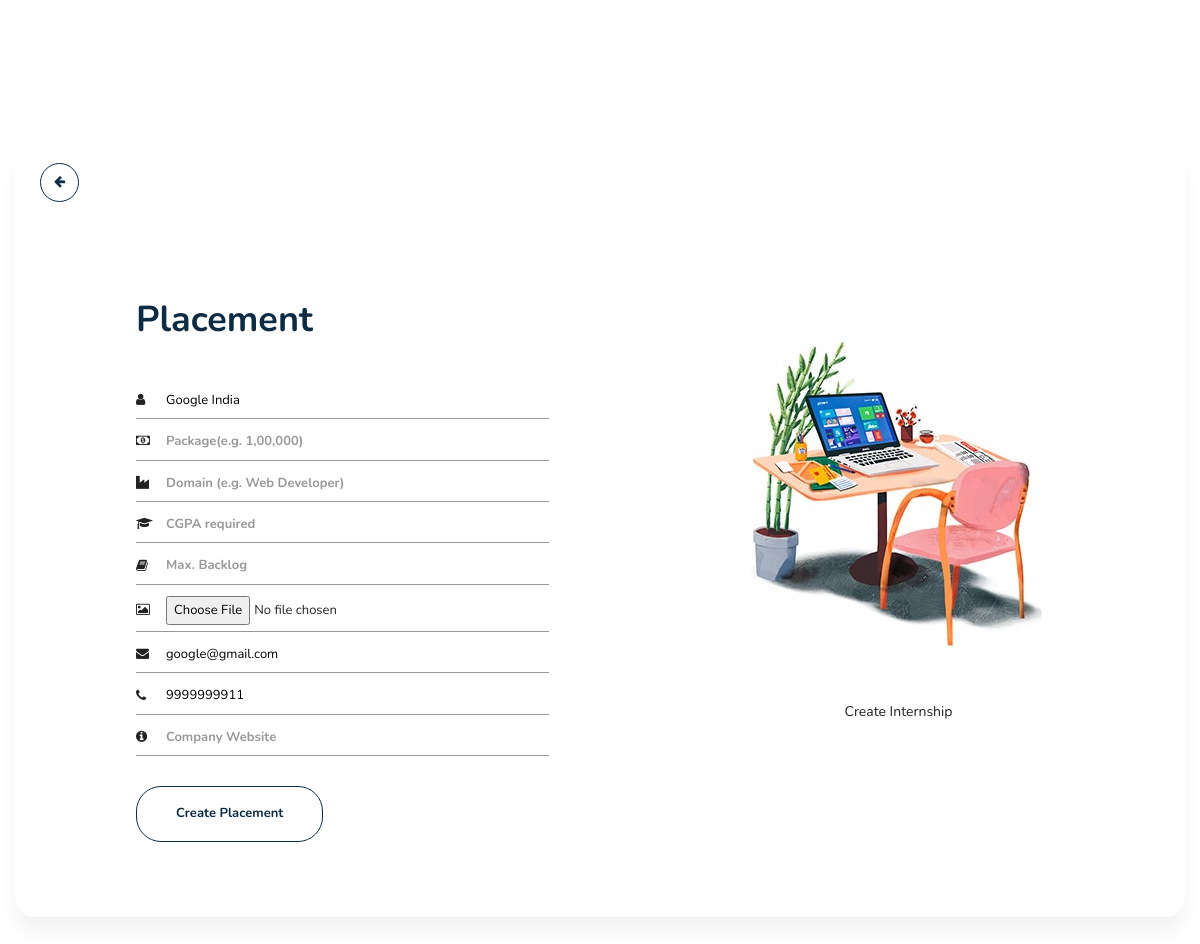
The app's page /dashboard/createPlacement (signed in) with its own data.
### accounts/models.py (models this page shows, shortened)
class companyUser(models.Model):
    companyname = models.CharField(max_length=255, default='')
    comImage = models.ImageField(
        upload_to='Images/', default='Images/user_profile1.png', null=True)
    address = models.CharField(max_length=255, default='')
    contact = models.CharField(max_length=13, default='')
    user = models.OneToOneField(User, on_delete=models.CASCADE, default='')
    companyemail = models.EmailField()
    username = models.CharField(max_length=255, default='')

### dashboard/views.py (the view, shortened to what this page needs)
# urls.py: path('createPlacement', views.createPlacement),
@login_required(login_url="/comsignin")
def createPlacement(request):
    com_name = companyUser.objects.only('companyname').get(
        username=request.user.username).companyname
    com_email = companyUser.objects.only('companyemail').get(
        username=request.user.username).companyemail
    com_phone = companyUser.objects.only('contact').get(
        username=request.user.username).contact
    return render(request, "createPlacement.html", {'com_name': com_name, 'com_email': com_email, 'com_phone': com_phone})

### templates/html/createPlacement.html (shortened to what this page needs)
{% load static %}
<!DOCTYPE html>
<html lang="en">
  <head>
    <link
      rel="stylesheet"
      href="https://maxcdn.bootstrapcdn.com/font-awesome/4.7.0/css/font-awesome.min.css"
    />
    <link
      href="https://cdn.jsdelivr.net/npm/bootstrap@5.1.0/dist/css/bootstrap.min.css"
      rel="stylesheet"
      />
      <link rel="stylesheet" href="{% static 'css/signin.css' %}" />
  </head>
  <body style="background: url(../static/images/body_bg.png);">
    <div class="main">
      <section class="signup">
        <div class="container">
          <a href="/dashboard/comdashboard" class="back-btn"><button type="button" class="button-back"><i class="fa fa-arrow-left" aria-hidden="true"></i></button></a>
          <div class="signup-content">
            <div class="signup-form">
              <h2 class="form-title" style="color: #0d2c44">Placement</h2>
              <form
                method="POST"
                class="register-form"
                id="register-form"
                action="/dashboard/createPlacement"
                enctype="multipart/form-data"
              >
              <div class="form-group">
                <label for="company_name"
                  ><i
                    class="zmdi zmdi-account fa fa-user"
                    area-hidden="true"
                  ></i
                ></label>
                <input
                  type="text"
                  name="company_name"
                  id="company_name"
                  value="{{ com_name }}"
                  readonly
                  required
                />
              </div>
              <div class="form-group">
                <label for="package"
                  ><i
                    class="zmdi zmdi-account fa fa-money"
                    area-hidden="true"
                  ></i
                ></label>
                <input
                  type="text"
                  name="package"
                  id="package"
                  placeholder="Package(e.g. 1,00,000)"
                  autofocus
                  required
                />
              </div>
              <div class="form-group">
                <label for="domain"
                  ><i
                    class="zmdi zmdi-email fa fa-industry"
                    area-hidden="true"
                  ></i
                ></label>
                <input
                  type="domain"
                  name="domain"
                  id="domain"
                  placeholder="Domain (e.g. Web Developer)"
                  required
                />
              </div>
              <div class="form-group">
                <label for="cgpa_req"
                  ><i
                    class="zmdi zmdi-email fa fa-graduation-cap"
                    area-hidden="true"
                  ></i
                ></label>
                <input
                  type="number"
                  placeholder="CGPA required"
                  id="cgpa_req"
                  name="cgpa_req"
                  required
                />
              </div>
              <div class="form-group">
                <label for="backlog"
                  ><i
                    class="zmdi zmdi-email fa fa-book"
                    area-hidden="true"
                  ></i
                ></label>
                <input
                  type="number"
                  name="backlog"
                  id="backlog"
                  placeholder="Max. Backlog"
                  required
                />
              </div>
              <div class="form-group">
                <label for="comimg"
                  ><i class="zmdi zmdi-email fa fa-image" area-hidden="true"></i
                ></label>
                <input
                  type="file"
                  name="comimg"
                  id="comimg"
                  accept="image/*"
                  title="Upload Logo"
                  onchange="validate(this)"
                  required
                />
              </div>
              <div class="form-group">
                <label for="company_email"
                  ><i class="zmdi zmdi-lock fa fa-envelope" area-hidden="true"></i
                ></label>
                <input
                  type="email"
                  name="company_email"
                  id="company_email"
                  value="{{ com_email }}"
                  required
                />
              </div>
              <div class="form-group">
                <label for="company_phone"
                  ><i
                    class="zmdi zmdi-lock-outline fa fa-phone"
                    area-hidden="true"
                  ></i
                ></label>
                <input
                  type="text"
                  name="company_phone"
                  id="company_phone"
                  value="{{ com_phone }}"
                  readonly
                  required
                />
              </div>
              <div class="form-group">
                <label for="company_website"
                  ><i
                    class="zmdi zmdi-lock-outline fa fa-info-circle"
                    area-hidden="true"
                  ></i
                ></label>
                <input
                  type="url"
                  name="company_website"
                  id="company_website"
                  placeholder="Company Website"
                  required
                />
              </div>
              <div class="form-group form-button">
                <input
                  type="submit"
                  name="signup"
                  id="signup"
                  class="form-submit"
                  value="Create Placement"
                />
              </div>
            </div>
            <div class="signup-image">
              <figure>
                <img
                  src="{% static 'images/signup-image.jpg' %}"
                  alt="signup up image"
                />
              </figure>
              <a href="createInternship" class="signup-image-link">Create Internship</a>
            </div>
          </div>
        </div>
      </section>
    </div>
  </body>
</html>

### static/css/signin.css (style rules this page uses)
display-flex, .display-flex, .display-flex-center, .signup-content, .signin-content, .social-login, .socials { display: flex; display: -webkit-flex; }
input, select, textarea { outline: none; appearance: unset !important; -moz-appearance: unset !important; -webkit-appearance: unset !important; -o-appearance: unset !important; -ms-appearance: unset !important; }
img { max-width: 100%; height: auto; }
figure { margin: 0; }
h2 { line-height: 1.66; margin: 0; padding: 0; font-weight: 700; color: #222; font-size: 36px; }
.main { padding: 150px 0; }
body { font-size: 13px; line-height: 1.8; color: #222; font-weight: 400; font-family: "Nunito", sans-serif; }
.container { width: 900px; background: #fff; margin: 0 auto; box-shadow: 0 15px 16.83px 0.17px rgba(0, 0, 0, 0.05); -moz-box-shadow: 0 15px 16.83px 0.17px rgba(0, 0, 0, 0.05); -webkit-box-shadow: 0 15px 16.83px 0.17px rgba(0, 0, 0, 0.05); -o-box-shadow: 0 15px 16.83px 0.17px rgba(0, 0, 0, 0.05); -ms-box-shadow: 0 15px 16.83px 0.17px rgba(0, 0, 0, 0.05); border-radius: 20px; -moz-border-radius: 20px; -webkit-border-radius: 20px; -o-border-radius: 20px; -ms-border-radius: 20px; }
.signup { margin-bottom: 150px; }
.signup-content { padding: 75px 0; }
.signup-form, .signup-image, .signin-form, .signin-image { width: 50%; overflow: hidden; }
.signup-image { margin: 0 55px; }
.form-title { margin-bottom: 33px; }
.signup-image { margin-top: 45px; }
figure { margin-bottom: 50px; text-align: center; }
.form-submit { background: #fff; color: #0d2c44; border: 1px solid #0d2c44; width: auto; padding: 15px 39px; border-radius: 25px; margin-top: 25px; cursor: pointer; font-weight: bold; }
.signup-image-link { font-size: 14px; color: #222; display: block; text-align: center; }
.signup-form { margin-left: 75px; margin-right: 75px; padding-left: 34px; }
.register-form { width: 100%; }
.form-group { position: relative; margin-bottom: 5px; overflow: hidden; }
.form-group:last-child { margin-bottom: 0; }
input { width: 100%; display: block; border: none; border-bottom: 1px solid #999; padding: 6px 30px; box-sizing: border-box; }
label { position: absolute; left: 0; top: 50%; transform: translateY(-50%); -moz-transform: translateY(-50%); -webkit-transform: translateY(-50%); -o-transform: translateY(-50%); -ms-transform: translateY(-50%); color: #222; }
@media screen and (max-width: 1200px) { .container { width: calc(100% - 30px); max-width: 100%; } }
@media screen and (min-width: 1024px) { .container { max-width: 1200px; } }
* { box-sizing: border-box; }
body { margin: 0px; padding: 0px; font-family: "Nunito", sans-serif; }
a { text-decoration: none; }
.back-btn { text-decoration: none; color: #0d2c44; }
.button-back { width: 3em; height: 3em; margin: 1em; border-radius: 50%; background-color: #fff; border: 1px solid #0d2c44; color: #0d2c44; }

### records on screen
companyUser: company_name "Google India", company_email "google@gmail.com", company_phone "9999999911"
